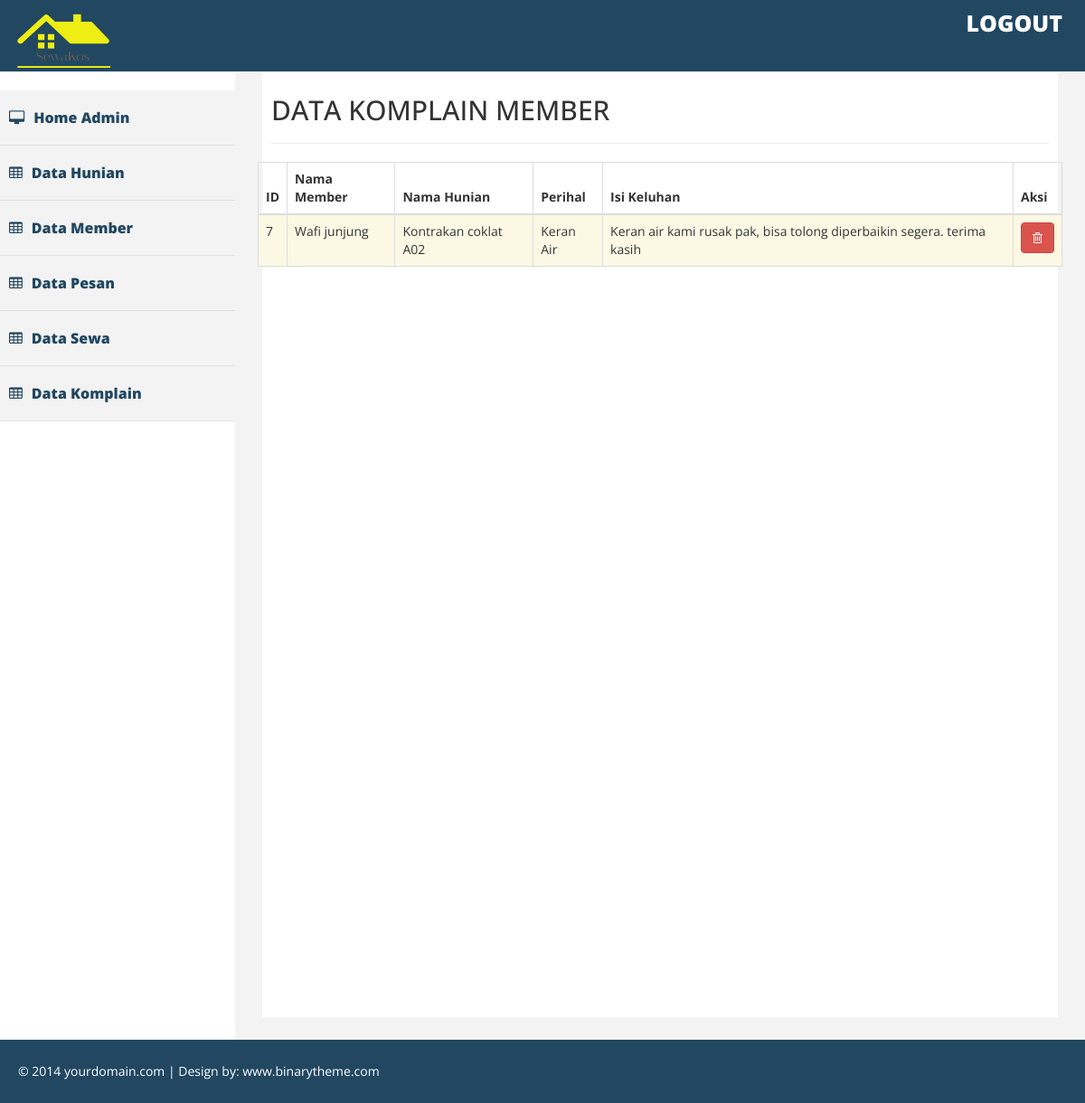
The page /index.php/komplain on the database its author committed.
### tables this page shows
CREATE TABLE `komplain` (
  `id_komplain` int(15) NOT NULL,
  `id_member` int(15) NOT NULL,
  `id_hunian` int(15) NOT NULL,
  `perihal` varchar(100) NOT NULL,
  `isi` varchar(100) NOT NULL
);

CREATE TABLE `member` (
  `id_member` int(15) NOT NULL,
  `nama_member` varchar(200) NOT NULL,
  `pass_member` varchar(200) NOT NULL,
  `email_member` varchar(200) NOT NULL,
  `status` varchar(200) NOT NULL,
  `nohp` varchar(200) NOT NULL,
  `alamat_member` varchar(200) NOT NULL
);

CREATE TABLE `hunian` (
  `id_hunian` int(15) NOT NULL,
  `nama_hunian` varchar(100) NOT NULL,
  `jenis_hunian` varchar(100) NOT NULL,
  `deskripsi_hunian` text NOT NULL,
  `status_hunian` varchar(100) NOT NULL,
  `harga_hunian` int(15) NOT NULL,
  `gambar` varchar(300) NOT NULL
);

### application/controllers/Komplain.php (called while the page is built, shortened)
<?php
class Komplain extends CI_Controller
{
	function __construct()
	{
		$this->load->model('Komplain_model');
		$this->load->model('Member_model');
		$this->load->model('Hunian_model');
	}
	function index()
	{
		$data['komplain'] = $this->Komplain_model->ambil_data();
		$this->load->view('Admin/Komplain_list',$data);
	}
}
 ?>

### index.php (called while the page is built, shortened)
<?php
require_once BASEPATH.'core/CodeIgniter.php';

### application/models/Komplain_model.php (called while the page is built, shortened)
<?php
class Komplain_model extends CI_Model
{
	function ambil_data()
	{
		$this->db->select('komplain.id_komplain, member.nama_member, hunian.nama_hunian, komplain.perihal, komplain.isi');
        $this->db->from('komplain');
        $this->db->join('member', 'komplain.id_member = member.id_member');
        $this->db->join('hunian', 'komplain.id_hunian = hunian.id_hunian');
		$query = $this->db->get();
		return $query->result();
	}
}
 ?>

### application/views/Admin/Komplain_list.php (the view, shortened to what this page needs)
 <div id="page-wrapper" >
    <div id="page-inner">
      <div class="row">
        <div class="col-lg-12">
           <h2>DATA KOMPLAIN MEMBER</h2>
           <hr>
       </div><?=$this->session->flashdata('komplain')?>
   </div>
	<div class="row">
		<table id="example" class="table table-striped table-bordered">
			<thead>
				<tr>
					<th>ID</th>
					<th>Nama Member</th>
					<th>Nama Hunian</th>
					<th>Perihal</th>
					<th>Isi Keluhan</th>
					<th>Aksi</th>
				</tr>
			</thead>
			<tbody>
				<?php foreach ($komplain as $key => $value) { ?>
				<tr class="warning">
					<td><?php echo $value->id_komplain; ?></td>
					<td><?php echo $value->nama_member; ?> </td>
					<td><?php echo $value->nama_hunian; ?></td>
					<td><?php echo $value->perihal; ?></td>
					<td><?php echo $value->isi; ?></td>
					<td>
						<a href="<?php echo site_url('Komplain/delete/'.$value->id_komplain); ?>"
							class="btn btn-danger">
							<i class="fa fa-trash-o"></i>
						</a>
					</td>
				</tr>
				<?php } ?>
			</tbody>
		</table>
	</div>
</div>
</div>

### assets/admin/css/custom.css (style rules this page uses)
body { font-family: 'Open Sans', sans-serif; line-height:30px; }
#page-wrapper { padding: 15px 15px; min-height: 600px; background:#F3F3F3; }
#page-inner { width:100%; margin:10px 20px 10px 0px; background-color:#fff!important; padding:10px; min-height:1050px; }
@media (min-width:768px) { #page-wrapper { margin: 0 0 0 260px; padding: 15px 30px; min-height: 1050px; } }

### rows shown on the page
komplain: id_komplain "7", id_member.nama_member "Wafi junjung", id_hunian.nama_hunian "Kontrakan coklat A02", perihal "Keran Air", isi "Keran air kami rusak pak, bisa tolong diperbaikin segera. terima kasih"
